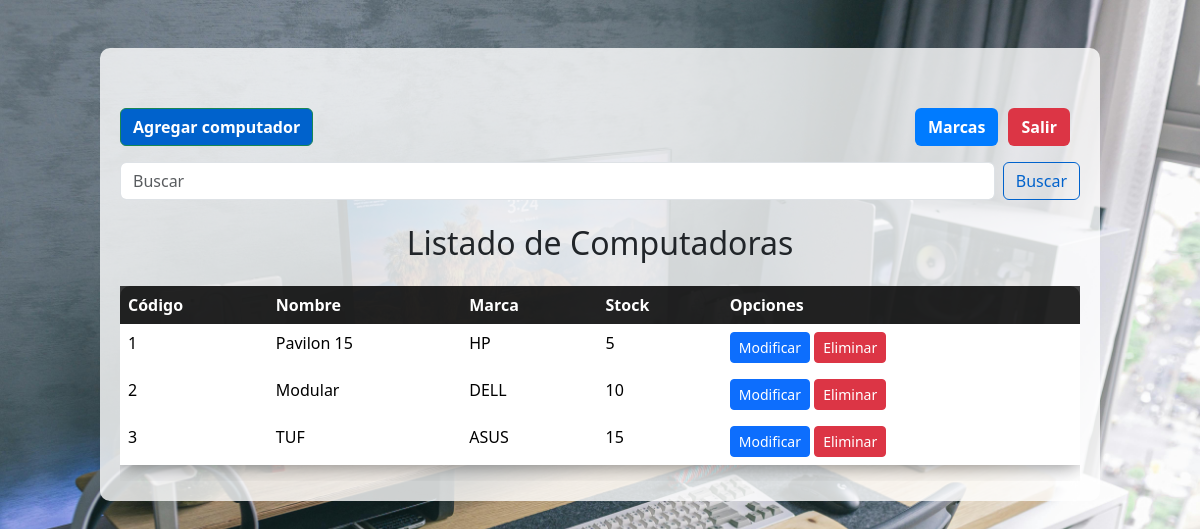
Page /PuellaSystem/admin/index.php (signed in) on the committed database.
### tables this page shows
CREATE TABLE tbl_Computers(
	computerID INT PRIMARY KEY auto_increment,
    computerName VARCHAR(100),
    computerStock INT,
    brandID INT,
    
	FOREIGN KEY (BrandID) REFERENCES tbl_Brand(BrandID)
);

CREATE TABLE tbl_Brand(
	BrandID INT PRIMARY KEY auto_increment,
    BrandName VARCHAR(100)
);

### PuellaSystem/admin/index.php (the view, shortened to what this page needs)
<?php
include_once("../conf/conf.php");
$search = "";
$query = "SELECT ComputerID, computerName, brandName, computerStock
          FROM tbl_Computers C
          INNER JOIN tbl_Brand B ON C.brandID = B.BrandID
          WHERE ComputerID LIKE '%$search%'
          OR computerName LIKE '%$search%'
          OR brandName LIKE '%$search%'
          OR computerStock LIKE '%$search%'";
$execute = mysqli_query($con, $query);
?>
<!DOCTYPE html>
<html lang="en">
<head>
    <link href="https://cdn.jsdelivr.net/npm/bootstrap@5.3.3/dist/css/bootstrap.min.css" rel="stylesheet">
    <link rel="stylesheet" href="../css/index.css">
</head>
<body>
    <div class="container mt-5">
        <nav class="nav nav-pills flex-column flex-sm-row mb-4">
            <a class="flex-sm-fill text-sm-center nav-link" href="#" id="welcomeMessage"></a>
        </nav>
        <div class="d-flex justify-content-between mb-3">
            <a href="addComputer.php" class="btn btn-success btn-custom">Agregar computador</a>
            <div class="d-flex">
                <a href="brands.php" class="btn btn-marca btn-custom">Marcas</a>
                <a href="exit.php" class="btn btn-salir btn-custom">Salir</a>
            </div>
        </div>
        <form method="POST" class="d-flex mb-4">
            <input class="form-control me-2" type="search" placeholder="Buscar" aria-label="Buscar" name="search" value="<?php echo htmlspecialchars($search); ?>">
            <button class="btn btn-outline-info" type="submit">Buscar</button>
        </form>
        <h2 class="text-center mb-4">Listado de Computadoras</h2>
        <div class="table-responsive">
            <table class="table table-custom">
                <thead>
                    <tr>
                        <th>Código</th>
                        <th>Nombre</th>
                        <th>Marca</th>
                        <th>Stock</th>
                        <th>Opciones</th>
                    </tr>
                </thead>
                <tbody>
                    <?php
                    while ($row = mysqli_fetch_array($execute)) {
                        echo "<tr>";
                        echo "<td>" . $row[0] . "</td>";
                        echo "<td>" . $row[1] . "</td>";
                        echo "<td>" . $row[2] . "</td>";
                        echo "<td>" . $row[3] . "</td>";
                        echo "<td>
                                <a href='editComputer.php?computerID=" . $row[0] . "' class='btn btn-primary btn-sm'>Modificar</a>
                                <a href='computerControls.php?computerID=" . $row[0] . "&delFlag=3' class='btn btn-danger btn-sm'>Eliminar</a>
                              </td>";
                        echo "</tr>";
                    }
                    ?>
                </tbody>
            </table>
        </div>
    </div>
</body>
</html>

### PuellaSystem/css/index.css (style rules this page uses)
body { background-image: url('../resources/img/fondo1.jpg'); background-size: cover; background-repeat: no-repeat; background-attachment: fixed; z-index: -1; }
.container { max-width: 1000px; margin: 0 auto; padding-top: 60px; background: rgba(255, 255, 255, 0.8); border-radius: 10px; padding: 20px; }
.btn-custom { background-color: #0062cc; color: white; font-weight: bold; }
.btn-marca { background-color: #007bff; }
.btn-salir { background-color: #dc3545; }
.d-flex > a { margin-right: 10px; }
.table-custom { background: rgba(0, 0, 0, 0.5); color: white; border-radius: 10px; box-shadow: 0 0 20px rgba(0, 0, 0, 0.5); }
.table-custom thead th { background: rgba(0, 0, 0, 0.7); color: white; }
.table-custom tbody tr { background: rgba(0, 0, 0, 0.3); }
.table-custom tbody tr:nth-child(even) { background: rgba(0, 0, 0, 0.5); }
.table-custom td, .table-custom th { border: none; }
.btn-outline-info { color: #0062cc; border-color: #0062cc; }

### rows in the picture
tbl_computers: computerID "1", computerName "Pavilon 15", brandID.BrandName "HP", computerStock "5"
tbl_computers: computerID "2", computerName "Modular", brandID.BrandName "DELL", computerStock "10"
tbl_computers: computerID "3", computerName "TUF", brandID.BrandName "ASUS", computerStock "15"
